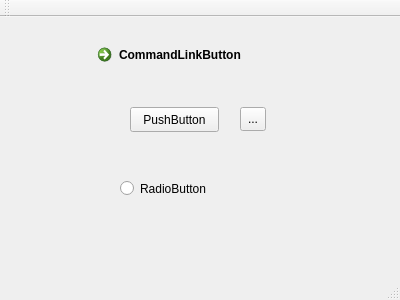
<?xml version="1.0" encoding="UTF-8"?>
<ui version="4.0">
 <class>MainWindow</class>
 <widget class="QMainWindow" name="MainWindow">
  <property name="geometry">
   <rect>
    <x>0</x>
    <y>0</y>
    <width>400</width>
    <height>300</height>
   </rect>
  </property>
  <property name="windowTitle">
   <string>MainWindow</string>
  </property>
  <widget class="QWidget" name="centralWidget">
   <widget class="QPushButton" name="pushButton">
    <property name="geometry">
     <rect>
      <x>130</x>
      <y>90</y>
      <width>89</width>
      <height>25</height>
     </rect>
    </property>
    <property name="text">
     <string>PushButton</string>
    </property>
   </widget>
   <widget class="QToolButton" name="toolButton">
    <property name="geometry">
     <rect>
      <x>240</x>
      <y>90</y>
      <width>26</width>
      <height>24</height>
     </rect>
    </property>
    <property name="text">
     <string>...</string>
    </property>
   </widget>
   <widget class="QCommandLinkButton" name="commandLinkButton">
    <property name="geometry">
     <rect>
      <x>90</x>
      <y>20</y>
      <width>177</width>
      <height>41</height>
     </rect>
    </property>
    <property name="text">
     <string>CommandLinkButton</string>
    </property>
   </widget>
   <widget class="QRadioButton" name="radioButton">
    <property name="geometry">
     <rect>
      <x>120</x>
      <y>160</y>
      <width>112</width>
      <height>23</height>
     </rect>
    </property>
    <property name="text">
     <string>RadioButton</string>
    </property>
   </widget>
  </widget>
  <widget class="QMenuBar" name="menuBar">
   <property name="geometry">
    <rect>
     <x>0</x>
     <y>0</y>
     <width>400</width>
     <height>22</height>
    </rect>
   </property>
  </widget>
  <widget class="QToolBar" name="mainToolBar">
   <attribute name="toolBarArea">
    <enum>TopToolBarArea</enum>
   </attribute>
   <attribute name="toolBarBreak">
    <bool>false</bool>
   </attribute>
  </widget>
  <widget class="QStatusBar" name="statusBar"/>
 </widget>
 <layoutdefault spacing="6" margin="11"/>
 <resources/>
 <connections/>
</ui>
